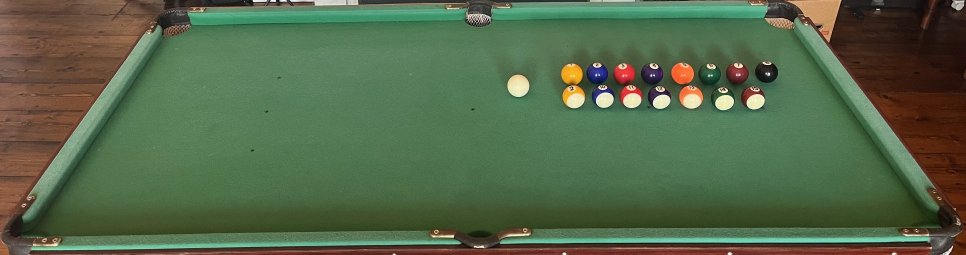
//> input picture data/images/AllBalls.jpeg, 1931 x 509 px (shown at 1/2 size)
$ ./myApplication   (built with g++ and OpenCV 4)
//> lines starting //> are read from the running program, lines starting //| are printed output that depends on the picture; after the words box and inside, x2 and y2 are one past the last pixel; in counts of white or black regions, pixels touching at a corner belong together
// Pool-ball detection and recognition
#include <opencv2/core.hpp>
#include <opencv2/imgproc.hpp>
#include <opencv2/imgcodecs.hpp>
#include <opencv2/highgui.hpp>
#include <algorithm>
#include <cmath>
#include <cstdlib>
#include <filesystem>
#include <fstream>
#include <iomanip>
#include <iostream>
#include <limits>
#include <sstream>
#include <stdexcept>
#include <string>
#include <utility>
#include <vector>
namespace fs = std::filesystem;
namespace prep {
struct Settings {
    // Shared preprocessing; no experimental Hough branch is used.
    int median_kernel = 5;
    double canny_low = 50.0, canny_high = 100.0;

    // Cloth segmentation and one conservative opening.
    int cloth_h_min = 35, cloth_h_max = 95;
    int cloth_s_min = 25, cloth_s_max = 95, cloth_v_min = 25;
    int opening_kernel = 3, opening_iterations = 1;

    // Distance-surface maxima; thresholds below are in rectified pixels.
    int peak_neighbourhood = 21, distance_smooth_kernel = 5;
    double distance_smooth_sigma = 1.0;
    float minimum_interior_distance = 12.0f;
    double minimum_peak_spacing = 24.0;

    // Broad proposals: final acceptance happens in ballvision::Select().
    int ellipse_min_points = 20;
    double ellipse_min_minor = 10.0, ellipse_max_major = 150.0;

};
inline const Settings settings{};
// [6 lines left out: function Distance, not called in this run]
struct Ellipse { std::string id; cv::RotatedRect fit; bool broad = false; };
// [33 lines left out: functions Unit, Ellipses, not called in this run]
} // namespace prep
// Calibrated whole-ball geometry, static-pocket rejection and duplicate suppression.
namespace ballvision {
struct SelectorSettings {
    // Physical prior from the brief; silhouette calibration uses AllBalls only.
    double diameter_mm = 43.0;

    // Visible-perimeter evidence, not a complete-binary-mask requirement.
    int boundary_samples = 96, sectors = 12;
    double edge_tolerance_px = 2.0;
    double minimum_support = 0.50, minimum_sector_fraction = 0.50;
    double minimum_visible = 0.55;

    // Broad geometry limits relative to the shared training shape.
    double minimum_minor_scale = 0.70, maximum_minor_scale = 1.45;
    double minimum_major_scale = 0.75, maximum_major_scale = 1.40;
    double maximum_axis_ratio = 3.0;

    // Duplicate hypotheses in normalised ellipse coordinates.
    double duplicate_iou = 0.50, duplicate_centre_radius = 0.65;

    // Stationary-camera pocket reference, learned only from AllBalls.
    double pocket_half_width_d = 1.5, pocket_depth_d = 1.75;
    double background_difference = 18.0, minimum_changed_fraction = 0.20;
};
const SelectorSettings parameters{};
struct ShapeModel {
    double minor = 0, major = 0;
    double angle_intercept = 0, angle_slope = 0;
    int training_outlines = 0;
    double Angle(double x) const {
        return angle_intercept + angle_slope * x;
    }
};
struct Boundary {
    double support = 0, sector_fraction = 0, visible = 0;
    int visible_sectors = 0, supported_sectors = 0;
};
struct Candidate {
    std::string id, source, reason, suppressed_by;
    cv::RotatedRect ellipse;
    Boundary boundary;
    double foreground = 0, ring_foreground = 0, score = 0;
    bool accepted = false, near_pocket = false;
    double changed_fraction = 1.0;
};

// The six search neighbourhoods come from table geometry, not test detections.
// Reject unchanged pocket texture, not every object near a pocket.
// [41 lines left out: functions NearPocket, PocketChange, ChangedCore, not called in this run]
inline double Median(std::vector<double> values) {
    if (values.empty())
        throw std::runtime_error("Empty shape calibration.");
    std::sort(values.begin(), values.end());
    const std::size_t n = values.size();
    return n % 2 ? values[n / 2] : 0.5 * (values[n / 2 - 1] + values[n / 2]);
}
inline cv::RotatedRect Canonical(cv::RotatedRect e) {
    if (e.size.width > e.size.height) {
        std::swap(e.size.width, e.size.height);
        e.angle += 90.0f;
    }
    while (e.angle > 90.0f)
        e.angle -= 180.0f;
    while (e.angle <= -90.0f)
        e.angle += 180.0f;
    return e;
}
inline cv::Mat EdgeDistance(const cv::Mat &edges) {
    cv::Mat inverse, distance;
    cv::bitwise_not(edges, inverse);
    cv::distanceTransform(inverse, distance, cv::DIST_L2, 5);
    return distance;
}
inline Boundary MeasureBoundary(const cv::RotatedRect &e, const cv::Mat &edge_distance) {
    const auto &p = parameters;
    std::vector<int> counts(p.sectors, 0), hits(p.sectors, 0);
    int visible = 0, supported = 0;
    const double a = e.angle * CV_PI / 180.0, ca = std::cos(a), sa = std::sin(a);
    for (int k = 0; k < p.boundary_samples; ++k) {
        const double t = 2.0 * CV_PI * k / p.boundary_samples;
        const double u = 0.5 * e.size.width * std::cos(t);
        const double v = 0.5 * e.size.height * std::sin(t);
        const double x = e.center.x + ca * u - sa * v, y = e.center.y + sa * u + ca * v;
        if (x < 0 || y < 0 || x > edge_distance.cols - 1 || y > edge_distance.rows - 1)
            continue;
        const int sector = k * p.sectors / p.boundary_samples;
        ++visible;
        ++counts[sector];
        if (edge_distance.at<float>(cvRound(y), cvRound(x)) <= p.edge_tolerance_px) {
            ++supported;
            ++hits[sector];
        }
    }
    Boundary b;
    b.visible = double(visible) / p.boundary_samples;
    b.support = visible ? double(supported) / visible : 0;
    for (int i = 0; i < p.sectors; ++i)
        if (counts[i]) {
            ++b.visible_sectors;
            b.supported_sectors += double(hits[i]) / counts[i] >= 0.5;
        }
    b.sector_fraction = b.visible_sectors ? double(b.supported_sectors) / b.visible_sectors : 0;
    return b;
}
inline bool Finite(const cv::RotatedRect &e) {
    return std::isfinite(e.center.x) && std::isfinite(e.center.y) && std::isfinite(e.angle) &&
           std::isfinite(e.size.width) && std::isfinite(e.size.height) && e.size.width > 0 &&
           e.size.height > 0;
}
// Learns projected silhouette scale/orientation from AllBalls only.
// No annotations, target count, test images or fixed ball coordinates are used.
inline ShapeModel LearnShape(const cv::Mat &training_rectified) {
    cv::Mat gray, smooth, edges;
    cv::cvtColor(training_rectified, gray, cv::COLOR_BGR2GRAY);
    cv::medianBlur(gray, smooth, prep::settings.median_kernel);
    cv::Canny(smooth, edges, prep::settings.canny_low, prep::settings.canny_high);
    const cv::Mat distance = EdgeDistance(edges);
    std::vector<std::vector<cv::Point>> contours;
    cv::findContours(edges.clone(), contours, cv::RETR_LIST, cv::CHAIN_APPROX_NONE);
    std::vector<cv::RotatedRect> examples;
    const double d = parameters.diameter_mm; // Nominal 1 pixel/mm on the table plane.
    for (const auto &contour : contours) {
        if (contour.size() < 60)
            continue;
        cv::RotatedRect e;
        try {
            e = Canonical(cv::fitEllipse(contour));
        }
        catch (const cv::Exception &) {
            continue;
        }
        if (!Finite(e) || e.size.width < 0.8 * d || e.size.width > 1.5 * d ||
            e.size.height < 1.4 * d || e.size.height > 2.5 * d ||
            e.size.height / e.size.width < 1.3 || e.size.height / e.size.width > 2.7)
            continue;
        const double margin = 0.5 * e.size.height + 3.0;
        if (e.center.x < margin || e.center.y < margin || e.center.x > edges.cols - 1 - margin ||
            e.center.y > edges.rows - 1 - margin)
            continue;
        const Boundary b = MeasureBoundary(e, distance);
        if (b.support < 0.85 || b.sector_fraction < 0.75)
            continue;
        bool duplicate = false;
        for (const auto &previous : examples)
            if (cv::norm(e.center - previous.center) < 0.5 * d) {
                duplicate = true;
                break;
            }
        if (!duplicate)
            examples.push_back(e);
    }
    if (examples.size() < 3)
        throw std::runtime_error(
            "Too few reliable AllBalls outlines for shape calibration; inspect training edges.");
    std::vector<double> minors, majors;
    for (const auto &e : examples) {
        minors.push_back(e.size.width);
        majors.push_back(e.size.height);
    }
    ShapeModel model;
    model.minor = Median(minors);
    model.major = Median(majors);
    std::vector<cv::RotatedRect> clean;
    for (const auto &e : examples)
        if (std::abs(e.size.width / model.minor - 1) < 0.25 &&
            std::abs(e.size.height / model.major - 1) < 0.25)
            clean.push_back(e);
    double mx = 0, ma = 0;
    for (const auto &e : clean) {
        mx += e.center.x;
        ma += e.angle;
    }
    mx /= clean.size();
    ma /= clean.size();
    double xx = 0, xa = 0;
    for (const auto &e : clean) {
        xx += (e.center.x - mx) * (e.center.x - mx);
        xa += (e.center.x - mx) * (e.angle - ma);
    }
    model.angle_slope = xx > 1e-6 ? xa / xx : 0;
    model.angle_intercept = ma - model.angle_slope * mx;
    model.training_outlines = static_cast<int>(clean.size());
    return model;
}
// [233 lines left out: functions MaskEvidence, ShapeQuality, SearchScore, Recover, EllipseOverlap, Select, not called in this run]
} // namespace ballvision

// The CSV stores image,label,row,column. Empty pairs are absent balls, not (0,0).
struct GroundTruthBall {
    std::string label;
    cv::Point2f centre;
};

std::vector<GroundTruthBall> LoadGroundTruth(const std::string &csv_path,
                                           const std::string &image_name) {
    std::ifstream file(csv_path);
    if (!file) throw std::runtime_error("Could not open ground-truth file: " + csv_path);
    std::vector<GroundTruthBall> balls;
    std::string line;
    std::getline(file,line); // Header: image,label,row,column.
    while (std::getline(file,line)) {
        if (line.empty()) continue;
        std::stringstream stream(line);
        std::string image,label,row,column;
        std::getline(stream,image,','); std::getline(stream,label,',');
        std::getline(stream,row,','); std::getline(stream,column,',');
        if (image != image_name || (row.empty() && column.empty())) continue;
        if (row.empty() || column.empty())
            throw std::runtime_error("Incomplete ground-truth coordinate for " + image + ", ball " + label);
        const float y = std::stof(row), x = std::stof(column);
        balls.push_back({label,cv::Point2f(x,y)}); // CSV row/column becomes OpenCV x/y.
    }
    return balls;
}

// One-to-one assignment: maximise valid matches first, then minimise centre error.
// [76 lines left out: function MatchLocalisation, not called in this run]

// Appearance descriptors and independent nearest-prototype identity assignment.
namespace ballid {
struct Settings {
    int hue_bins = 36;
    double core_radius = 0.88;
    int white_saturation = 90, white_value = 140, dark_value = 65;
    int colour_saturation = 100, colour_value = 65;
    double white_weight = 1.5, dark_weight = 0.5, saturation_weight = 0.15;
    // Paint brightness separates red/maroon and similar hue pairs.
    double colour_fraction_weight = 1.0, colour_brightness_weight = 1.0;
    double minimum_colour_fraction = 0.02;
};
const Settings parameters{};

struct Appearance {
    cv::Mat hue;
    double white = 0, dark = 0, saturation = 0;
    double colour_fraction = 0, colour_brightness = 0;
    int pixels = 0, colour_pixels = 0;
};
struct Prototype {
    int identity = -1;
    Appearance appearance;
};
struct Prediction {
    int identity = -1, alternative = -1;
    double distance = 0, margin = 0;
    Appearance appearance;
};

std::string Label(int identity) {
    return identity == 0 ? "White" : identity > 0 ? std::to_string(identity) : "Unknown";
}
// [172 lines left out: functions Identity, AuditedTrainingIdentity, Describe, Distance, Train, Recognise, not called in this run]
} // namespace ballid

// Cloth segmentation is supporting evidence, not a complete-ball requirement.
// [149 lines left out: functions BuildForegroundMask, FindSeeds, Text, SaveImage, OpenCsv, not called in this run]
struct Metrics {
    int detections = 0, annotations = 0, tp = 0, correct = 0, outside = 0;
    std::vector<double> errors;
    // [5 lines left out: function Add, not called in this run]
};
// [36 lines left out: functions InBounds, Evaluate, not called in this run]
// Missing denominators are reported as NaN rather than implying a measured zero.
double Ratio(double n, double d) {
    return d ? n / d : std::numeric_limits<double>::quiet_NaN();
}
// [14 lines left out: function WriteMetrics, not called in this run]
int Run(int argc, char **argv) {
//> called with argc = 1
    if (argc > 3) throw std::runtime_error("Usage: poolvision [data_directory] [output_directory]");
    const fs::path data = argc > 1 ? argv[1] : "data";
    const fs::path output = argc > 2 ? argv[2] : "results";
    const fs::path annotations = data / "ground_truth/ground_truth.csv";
    const std::vector<std::string> names = {"AllBalls","Table1","Table2","Table3","Table4","Table5","Table6"};
    const char *chosen = std::getenv("POOL_IMAGE");
    const std::string selected = chosen ? fs::path(chosen).stem().string() : "";
    if (!selected.empty() && std::find(names.begin(),names.end(),selected) == names.end())
        throw std::runtime_error("POOL_IMAGE must be AllBalls or Table1--Table6.");
    const char *gui = std::getenv("POOL_GUI");
    const bool show = gui && std::string(gui) == "1";
    const cv::Size size(1434,683);
    const cv::Point2f source[] = {{337,35},{1570,21},{1888,451},{38,472}};
    const cv::Point2f target[] = {{0,0},{1433,0},{1433,682},{0,682}};
    const cv::Mat homography = cv::getPerspectiveTransform(source,target);
    auto load = [&](const std::string &name) {
        const auto path = data / "images" / (name + ".jpeg");
        const cv::Mat image = cv::imread(path.string(),cv::IMREAD_COLOR);
        if (image.empty()) throw std::runtime_error("Cannot load image: " + path.string());
        cv::Mat result;
        cv::warpPerspective(image,result,homography,size,cv::INTER_LINEAR);
        return result;
    };
    const cv::Mat training = load("AllBalls");
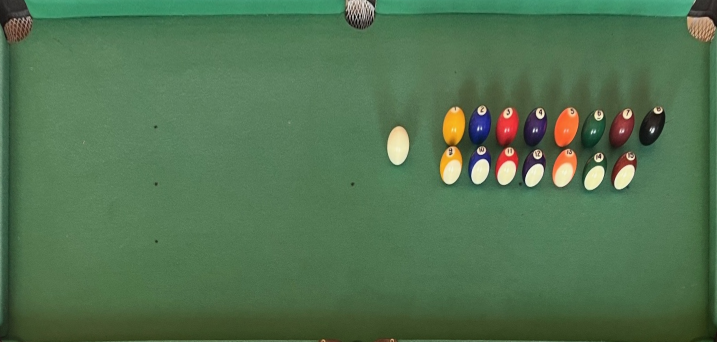
//> training: 683 rows x 1434 cols, CV_8UC3 (shown at 1/2 size); mean B, G, R 80.2, 114.6, 81.6
    const auto shape = ballvision::LearnShape(training);
//> in LearnShape, `cv::cvtColor(training_rectified, gray, cv::COLOR_BGR2GRAY);`:
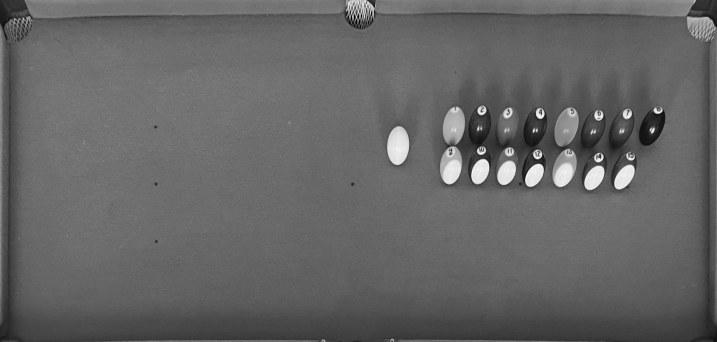
//> gray: 683 rows x 1434 cols, CV_8UC1 (shown at 1/2 size); min 2, max 248, mean 100.7
//> in LearnShape, `cv::Canny(smooth, edges, prep::settings.canny_low, prep::settings.cann..`:
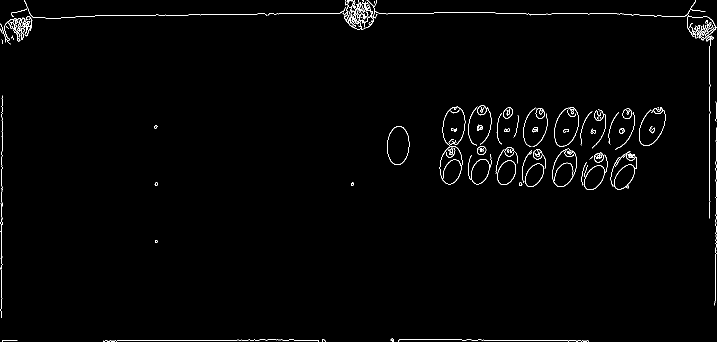
//> edges: 683 rows x 1434 cols, CV_8UC1 (shown at 1/2 size); 1.2% white in thin lines or dots
//> in EdgeDistance, `cv::bitwise_not(edges, inverse);`:
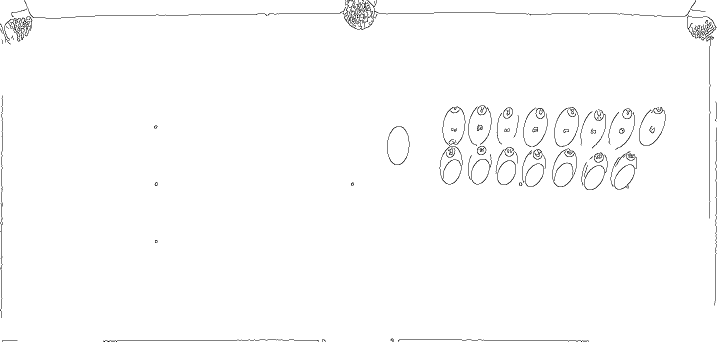
//> inverse: 683 rows x 1434 cols, CV_8UC1 (shown at 1/2 size); 98.8% white; black in thin lines or dots
//> in EdgeDistance, `cv::distanceTransform(inverse, distance, cv::DIST_L2, 5);`:
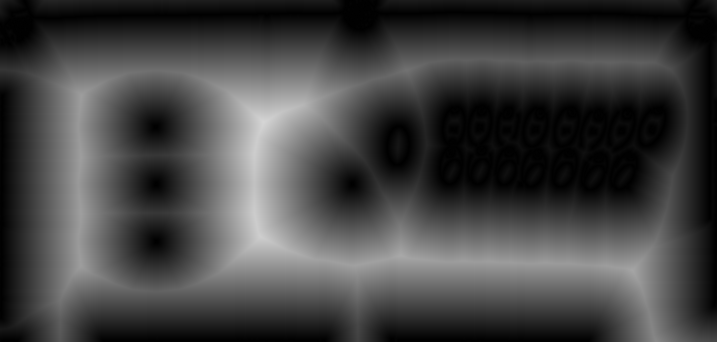
//> distance: 683 rows x 1434 cols, CV_32FC1 (shown at 1/2 size); min 0, max 213.6, mean 67.3
//> in LearnShape, `cv::findContours(edges.clone(), contours, cv::RETR_LIST, cv::CHAIN_APP..`: contours = 235 contours, 162 with area under 20; largest, box (x1, y1, x2, y2) and area: (1109, 214, 1158, 294) 2804, (1109, 215, 1158, 294) 2719, (774, 252, 819, 330) 2674, (774, 252, 819, 330) 2631, (879, 292, 925, 369) 2606
//> the loop in LearnShape, `for (const auto &contour : contours)` made 235 passes
//> the loop in LearnShape, `for (const auto &e : examples)` made 7 passes
//> e on passes 1 to 7: centre (1128.6, 336.2), size (44.4, 76), angle 17.5, centre (901.6, 330.1), size (43.3, 75.4), angle 8, centre (795.9, 290.7), size (43.7, 76.7), angle 3.6, centre (1132.2, 254.6), size (44.6, 77.3), angle 16.9, centre (1069.3, 253.8), size (42.5, 79.7), angle 13.8, centre (1303.4, 253.6), size (44.2, 79.3), angle 25.2, centre (907.4, 251.7), size (43.9, 75.7), angle 8.8
//> in Median, `std::sort(values.begin(), values.end());`: values = [42.49, 43.33, 43.71, 43.88, 44.15, 44.35, 44.6]
//> in Median, `const std::size_t n = values.size();`: n = 7
//> in LearnShape, `model.minor = Median(minors);`: model.minor = 43.88
//> in LearnShape, `model.major = Median(majors);`: model.major = 76.72
//> the loop in LearnShape, `for (const auto &e : clean)` made 7 passes
//> (e, mx, ma) on passes 1 to 6: (centre (1128.6, 336.2), size (44.4, 76), angle 17.5, 1128.6, 17.51), (centre (901.6, 330.1), size (43.3, 75.4), angle 8, 2030.2, 25.47), (centre (795.9, 290.7), size (43.7, 76.7), angle 3.6, 2826.1, 29.1), (centre (1132.2, 254.6), size (44.6, 77.3), angle 16.9, 3958.3, 46.05), (centre (1069.3, 253.8), size (42.5, 79.7), angle 13.8, 5027.6, 59.88), (centre (1303.4, 253.6), size (44.2, 79.3), angle 25.2, 6330.9, 85.1)
//> after the loop in LearnShape, `for (const auto &e : clean)`: mx = 7238.3; ma = 93.95
//> in LearnShape, `mx /= clean.size();`: mx = 1034
//> in LearnShape, `ma /= clean.size();`: ma = 13.42
//> the loop in LearnShape, `for (const auto &e : clean)` made 7 passes
//> (e, xx, xa) on passes 1 to 6: (centre (1128.6, 336.2), size (44.4, 76), angle 17.5, 8931.1, 386.7), (centre (901.6, 330.1), size (43.3, 75.4), angle 8, 26470.2, 1110.1), (centre (795.9, 290.7), size (43.7, 76.7), angle 3.6, 83183.3, 3441.2), (centre (1132.2, 254.6), size (44.6, 77.3), angle 16.9, 92821.3, 3787.3), (centre (1069.3, 253.8), size (42.5, 79.7), angle 13.8, 94061.3, 3801.6), (centre (1303.4, 253.6), size (44.2, 79.3), angle 25.2, 166606, 6981.4)
//> after the loop in LearnShape, `for (const auto &e : clean)`: xx = 182646.8; xa = 7561.5
//> in LearnShape, `model.angle_slope = xx > 1e-6 ? xa / xx : 0;`: model.angle_slope = 0.0414
//> in LearnShape, `model.angle_intercept = ma - model.angle_slope * mx;`: model.angle_intercept = -29.39
//> in LearnShape, `model.training_outlines = static_cast<int>(clean.size());`: model.training_outlines = 7
    const auto model = ballid::Train(training,shape,
        LoadGroundTruth(annotations.string(),"AllBalls.jpeg"));
    std::cout << "AllBalls calibration: " << shape.training_outlines << " outlines; axes "
              << shape.minor << " x " << shape.major << " px.\n";
    fs::create_directories(output);
    auto summary = OpenCsv(output / "metrics.csv");
    summary << "image,TP,FP,FN,annotations_outside_image,precision,recall,F1,mean_error_px,"
               "median_error_px,RMSE_px,correct_identity,matched_identity_accuracy,"
               "end_to_end_precision,end_to_end_recall,end_to_end_F1\n";
    Metrics total;
    for (const auto &name : names) {
        if (!selected.empty() && selected != name) continue;
        const cv::Mat image = name == "AllBalls" ? training : load(name);
        cv::Mat gray,smooth,edges,cloth,opened,interior,border;
        cv::cvtColor(image,gray,cv::COLOR_BGR2GRAY);
        cv::medianBlur(gray,smooth,prep::settings.median_kernel);
        cv::Canny(smooth,edges,prep::settings.canny_low,prep::settings.canny_high);
        const cv::Mat foreground = BuildForegroundMask(image,cloth,prep::settings.cloth_s_max);
        cv::morphologyEx(foreground,opened,cv::MORPH_OPEN,
            cv::getStructuringElement(cv::MORPH_ELLIPSE,cv::Size(prep::settings.opening_kernel,
                prep::settings.opening_kernel)),cv::Point(-1,-1),prep::settings.opening_iterations);
        FindSeeds(opened,interior,border);
        const auto balls = ballvision::Select(image,edges,opened,interior,border,shape,
                                             prep::Ellipses(edges),training);
        const auto identities = ballid::Recognise(image,balls,model);
        cv::Mat recognised = image.clone();
        auto positions = OpenCsv(output / (name + "_balls.csv"));
        positions << "detection_id,x_table_px,y_table_px,minor_px,major_px,angle_degrees,score,"
                     "predicted_identity,alternative_identity,appearance_distance,margin\n";
        for (std::size_t i = 0; i < balls.size(); ++i) {
            const auto &b = balls[i]; const auto &p = identities[i];
            cv::ellipse(recognised,b.ellipse,cv::Scalar(0,255,0),1);
            Text(recognised,ballid::Label(p.identity),b.ellipse.center);
            positions << b.id << ',' << b.ellipse.center.x << ',' << b.ellipse.center.y
                << ',' << b.ellipse.size.width << ',' << b.ellipse.size.height << ',' << b.ellipse.angle
                << ',' << b.score << ',' << ballid::Label(p.identity) << ',' << ballid::Label(p.alternative)
                << ',' << p.distance << ',' << p.margin << '\n';
        }
        SaveImage(output / (name + "_recognised.png"),recognised);
        const auto truth = LoadGroundTruth(annotations.string(),name + ".jpeg");
        if (!truth.empty()) {
            const Metrics m = Evaluate(image,balls,identities,truth,output / (name + "_evaluation.png"));
            WriteMetrics(summary,name,m);
            if (name != "AllBalls") total.Add(m); // Training is never pooled into test scores.
            std::cout << name << ": TP=" << m.tp << " FP=" << m.detections-m.tp
                      << " FN=" << m.annotations-m.tp << " correct identities=" << m.correct << '\n';
        } else std::cout << name << ": " << balls.size() << " detections; no evaluation annotations.\n";
        if (show) { cv::imshow("Recognised balls",recognised); cv::waitKey(0); }
    }
    if (total.annotations) WriteMetrics(summary,"TestTotal",total);
    if (show) cv::destroyAllWindows();
    std::cout << "Final outputs: " << output << '\n';
    return EXIT_SUCCESS;
}
int main(int argc, char **argv) {
    try { return Run(argc,argv); }
    catch (const std::exception &e) {
        std::cerr << "Pool vision error: " << e.what() << '\n';
//> (the run ends here: a file the program needs is not available, at `return EXIT_FAILURE;`)
